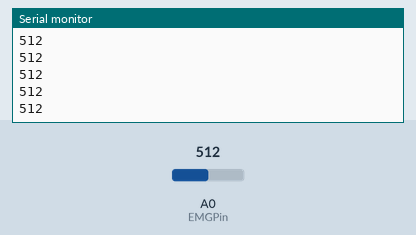
This sketch was run on a simulated Arduino Uno, built with avr-gcc and run on an emulated ATmega328P. Shown: the last lines printed to the serial monitor. Inputs (shaded band) come from the test bench; at power-on: A0 (EMGPin) = 512.

Above: at 1.2 s.
1.3 s: A0 (EMGPin) set to 716
At 2.1 s:
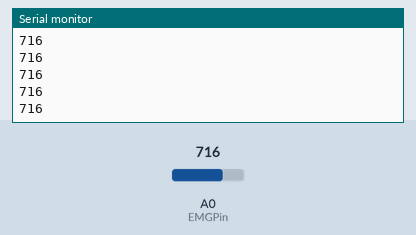
2.8 s: A0 (EMGPin) set to 900
At 3.3 s:
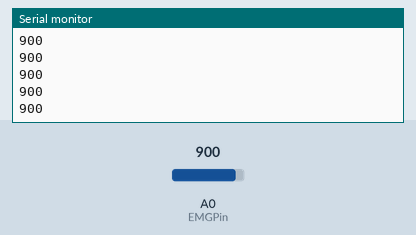
Timing chart, 0 to 5.8 s (numbered marks = the images above; inputs shaded):
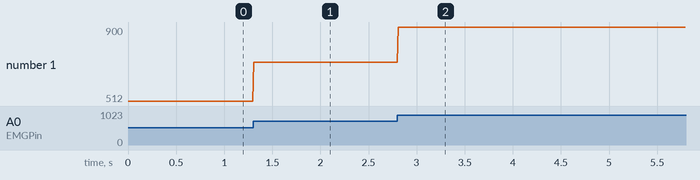

Measured:
- after the input at 1.3 s, the serial monitor: prints a new line at once (image 1)
- after the input at 2.8 s, the serial monitor: prints a new line at once (image 2)
- plotted number 1: 512 → 716 after the input at 1.3 s, 716 → 900 after the input at 2.8 s

The sketch:

EMG_measurement.ino
```cpp
/*
   EMG Measurements

   Reads serial data from EMG sensor (Sparkfun MyoWare Muscle Sensor Development Kit) and saves data
   to file.

   v1.0: 27.01.2020
   by Hella Toto-Kiesa
*/

int EMGPin = A0;      // pin at which the EMG Muscle sensor is connected
int EMGdata = 0;      // variable to store the analog data read from the sensor

void setup() {
  // put your setup code here, to run once:
  Serial.begin(9600);  // setup serial
}

void loop() {
  // put your main code here, to run repeatedl
  EMGdata =  analogRead(EMGPin);
  Serial.println(EMGdata);
  delay(10); // ms
}
```

FeatureExtraction.h
```cpp
/*
  FeatureExtraction.h - Library for feature extraction (currently only in time domain).
  Created by Hella Toto-Kiesa, February 17, 2020.
*/
#ifndef FeatureExtraction_h
#define FeatureExtraction_h

#include "Arduino.h"

const byte NFEATURES = 15;
const byte NSAMPLES = 255;

class FeatureExtraction
{
  public:
    FeatureExtraction(double *sig);
    double *get_features();
  private:
    size_t _N;
    double _Nk;
    double *_sig;
    double *_features;
    double _aav();
    double _mav();
    double _mmav1();
    double _mmav2();
    double _ssi();
    double _var();
    double _ssc();
    double _wl();
    double _aac();
    double _rms();
    double _iemg();
    double _aax();
    double _std();
    double _dasdv();
    double _log();
};

#endif
```

FeatureExtration.cpp
```cpp
/*
  FeatureExtraction.cp - Library for feature extraction (currently only in time domain).
  Created by Hella Toto-Kiesa, February 17, 2020.
*/
#include "Arduino.h"
#include "FeatureExtraction.h"

FeatureExtraction::FeatureExtraction(double *sig){
    _N  = sizeof(sig);
    _Nk = 1/_N; // Kehrwert
    _sig = sig;
    _features = get_features();
}

double* FeatureExtraction::get_features(){
	_features[0] = _aav();
	_features[1] = _mav();
	_features[2] = _mmav1();
	_features[3] = _mmav2();
	_features[4] = _ssi();
	_features[5] = _var();
	_features[6] = _ssc();
	_features[7] = _wl();
	_features[8] = _aac();
	_features[9] = _rms();
	_features[10] = _iemg();
	_features[11] = _aax();
	_features[12] = _std();
	_features[13] = _dasdv();
	_features[14] = _log();
  return _features;
}

double FeatureExtraction::_aav(){
	double sum = 0;
	for (byte i=0; i < _N; i++)
		sum += _sig[i];
	return _Nk*sum;
}

double FeatureExtraction::_mav(){
  double sum = 0;
  for (byte i=0; i < _N; i++)
    sum += abs(_sig[i]);
  return _Nk*sum;
}

double FeatureExtraction::_mmav1(){
  double sum = 0;
  for (byte i=0; i < _N; i++){
    if(_sig[i] >= 0.25 and _sig[i] <= 0.75*_N)
      sum += abs(_sig[i]);
  }
  return _Nk*sum;
}

double FeatureExtraction::_mmav2(){
  double sum = 0;
  for (byte i=0; i < _N; i++){
    if(_sig[i] >= 0.25 and _sig[i] <= 0.75*_N)
      sum += abs(_sig[i]);
    else if(_sig[i] < 0.25*_N)
      sum += (4*_sig[i]/_N) * abs(_sig[i]);
    else
      sum += (_N-_sig[i]/_N) * abs(_sig[i]);
  }
  return _Nk*sum;
}

double FeatureExtraction::_ssi(){
  double sum = 0;
  for (byte i=0; i < _N; i++)
    sum += pow(_sig[i], 2) ;
  return sum;
}

double FeatureExtraction::_var(){
  double sum = 0;
  for (byte i=0; i < _N; i++)
    sum += pow(_sig[i], 2);
  return (1/(_N-1))*sum;
}

double FeatureExtraction::_ssc(){
  double sum = 0;
  for (byte i=0; i < _N-1; i++){
    if((_sig[i] < _sig[i+1]) and (_sig[i] < _sig[i-1]))
      sum += 1;
    else if ((_sig[i] < _sig[i+1]) and (_sig[i] > _sig[i-1]))
      sum += 1;
  }
  return sum;
}

double FeatureExtraction::_wl(){
  double sum = 0;
  for (byte i=1; i < _N-1; i++)
    sum += abs(_sig[i] - _sig[i-1]);
  return sum;
}

double FeatureExtraction::_aac(){
  double sum = 0;
  for (byte i=1; i < _N-1; i++)
    sum += abs(_sig[i] - _sig[i-1]);
  return _Nk*sum;
}

double FeatureExtraction::_rms(){
  double sum = 0;
  for (byte i=0; i < _N; i++)
    sum += pow(_sig[i], 2);
  return sqrt(_Nk*sum);
}

double FeatureExtraction::_iemg(){
  double sum = 0;
  for (byte i=0; i < _N; i++)
    sum += abs(_sig[i]);
  return sum;
}

double FeatureExtraction::_aax(){
  double sum = 0;
  for (byte i=0; i < _N; i++)
    sum += _sig[i];
  return _Nk*sum;
}

double FeatureExtraction::_std(){
  double sum = 0;
  double aav = _aav();
  for (byte i=0; i < _N; i++)
    sum += pow(_sig[i] - aav, 2);
  return sqrt(_Nk*sum);
}

double FeatureExtraction::_dasdv(){
  double sum = 0;
  for (byte i=1; i < _N-1; i++)
    sum += pow(_sig[i] - _sig[i-1], 2);
  return sqrt((1/(_N-1))*sum);
}

double FeatureExtraction::_log(){
  double sum = 0;
  for (byte i=1; i < _N-1; i++)
    sum += log(abs(_sig[i]));
  return exp(_Nk*sum);
}
```
